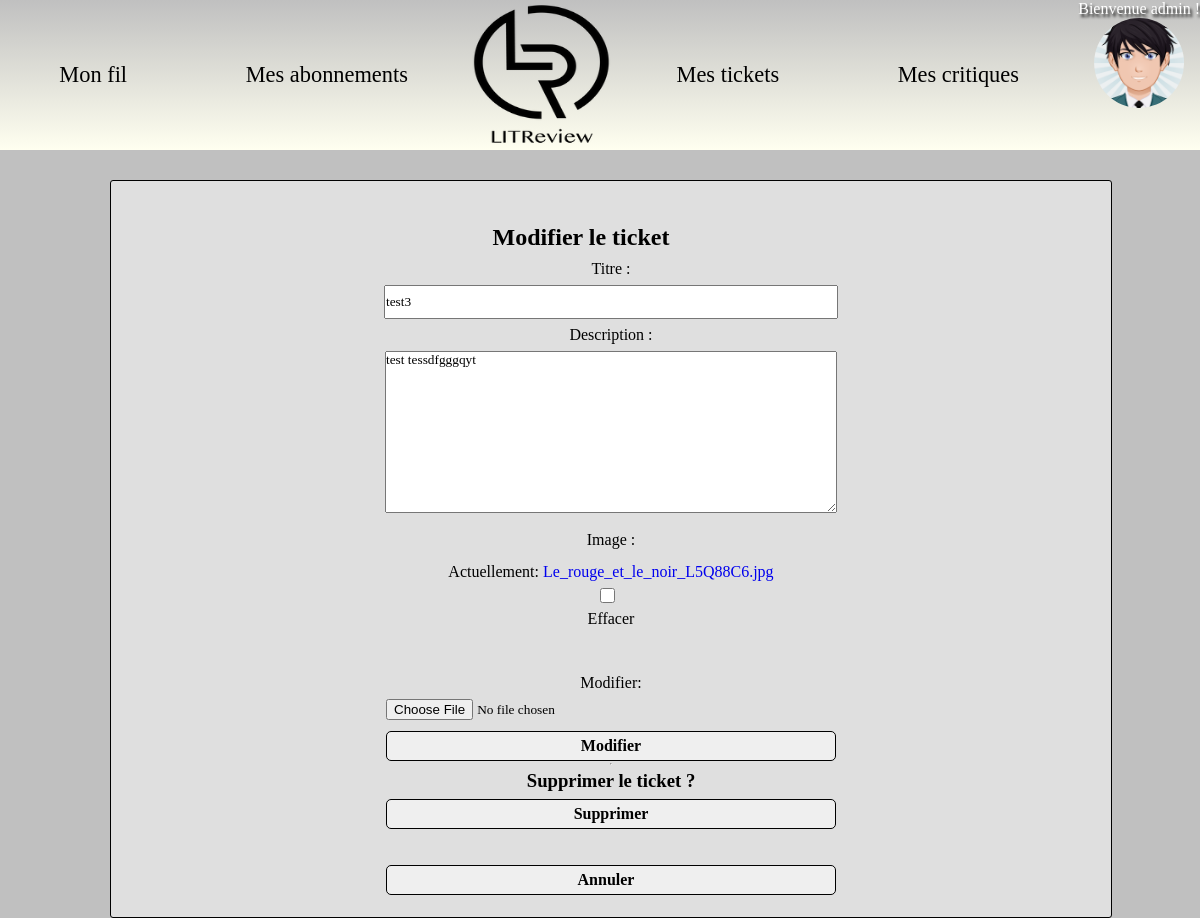
Before: /edit-ticket/17/ (signed in) with the older database file.
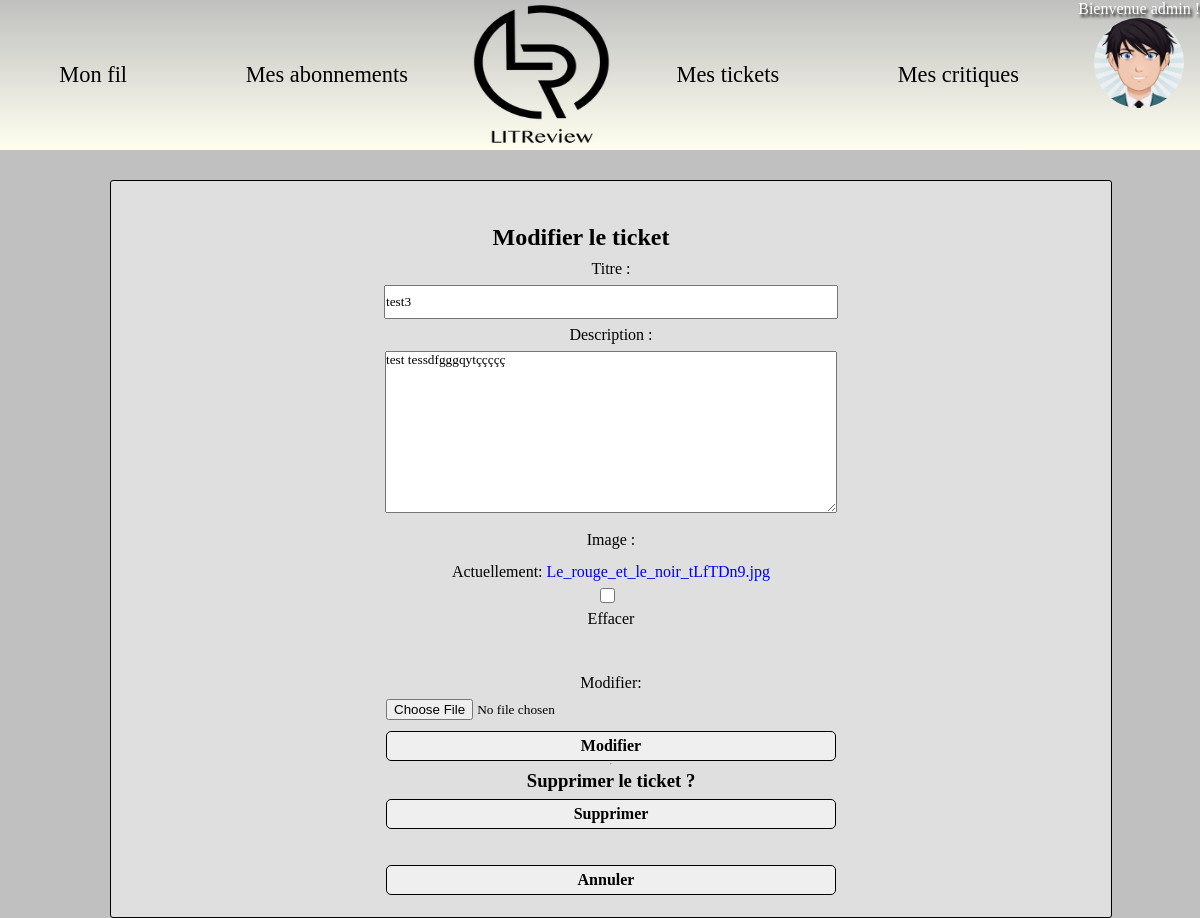
After: the same page with the newer database file.
### review/models.py (models this page shows, shortened)
class Ticket(models.Model):
    title = models.CharField(max_length=128, verbose_name='Titre')
    description = models.TextField(max_length=2048, blank=True, verbose_name='Description')
    image = models.ImageField(null=True, blank=True)
    time_created = models.DateTimeField(auto_now_add=True)
    user = models.ForeignKey(to=settings.AUTH_USER_MODEL, on_delete=models.CASCADE)
    has_review = models.BooleanField(default=False)
    IMAGE_MAX_SIZE = (800, 800)

### review/views.py (the view, shortened to what this page needs)
# urls.py: path('edit-ticket/<int:ticket_id>/', edit_ticket, name='edit_ticket'),
@login_required
def edit_ticket(request, ticket_id):
    ticket = get_object_or_404(models.Ticket, id=ticket_id)
    edit_form = forms.TicketForm(instance=ticket)
    delete_form = forms.TicketFormDelete()
    if ticket.user != request.user:
        raise PermissionDenied()
    context = {
        'edit_form': edit_form,
        'ticket': ticket,
        'delete_form': delete_form
    }
    return render(
        request,
        'review/edit_ticket.html',
        context
    )

### review/forms.py
class TicketForm(forms.ModelForm):
    edit_ticket = forms.BooleanField(widget=forms.HiddenInput, initial=True)
    class Meta:
        model = models.Ticket
        fields = ['title', 'description', 'image']

class TicketFormDelete(forms.Form):
    delete_ticket = forms.BooleanField(widget=forms.HiddenInput, initial=True)

### review/templates/review/edit_ticket.html (shortened to what this page needs)
{% extends 'base.html' %}
{% block content %}
    <div class="form edit_form__ticket">
        <h2>Modifier le ticket</h2>
        <form method="post" enctype="multipart/form-data">
            {{ edit_form.as_p }}
            <button class="btn" type="submit" >Modifier</button>
        </form>
        <hr>
        <h3>Supprimer le ticket ?</h3>
        <form method="post">
            <button class="btn" type="submit" >Supprimer</button>
        </form>
           <br>
        <button class="butn">
                <a id="return" href="{% url 'feed' %}">Annuler</a>
                </button>
    </div>
{% endblock content %}

Changed rows visible on the page:
changed Ticket "test3": description "test tessdfgggqyt" → "test tessdfgggqytççççç"
Other visible differences:
text no longer shown: "Titre : Description : Image : Actuellement: Le_rouge_et_le_noir_L5Q88C6.jpg Effacer Modifier:"
text now shown: "Titre : Description : Image : Actuellement: Le_rouge_et_le_noir_tLfTDn9.jpg Effacer Modifier:"
